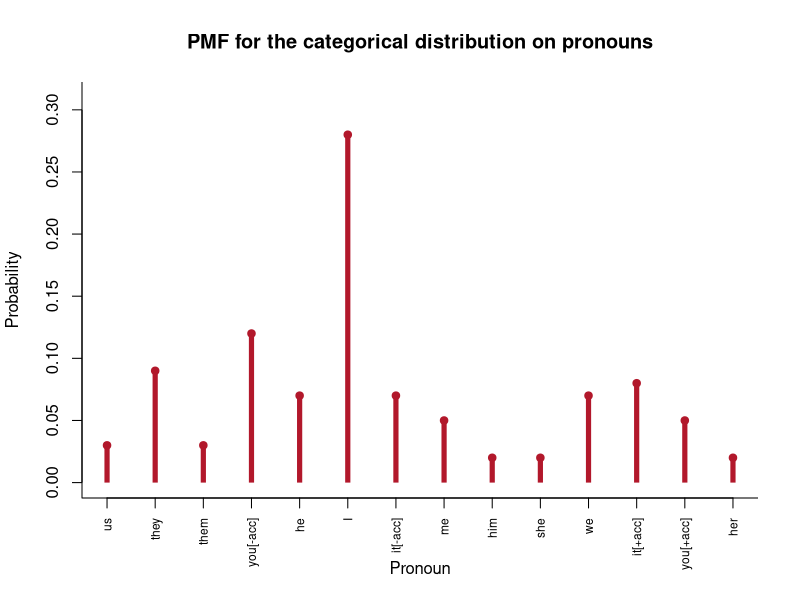

This figure's R source:
## ---- chunk 1
pronoun_probability <- c(
  us = .03,
  they = .09,
  them = .03,
  `you[-acc]` = .12,
  he = .07,
  I = .28,
  `it[-acc]` = .07,
  me = .05,
  him = .02,
  she = .02,
  we = .07,
  `it[+acc]` = .08,
  `you[+acc]` = .05,
  her = .02
)

sum(pronoun_probability)

plot(
  seq_along(pronoun_probability), pronoun_probability,
  type = "h", lwd = 5, lend = 1, col = "#B2182B",
  xaxt = "n", xlab = "Pronoun", ylab = "Probability",
  main = "PMF for the categorical distribution on pronouns",
  ylim = c(0, .31), bty = "l"
)
axis(1, at = seq_along(pronoun_probability),
     labels = names(pronoun_probability), las = 2, cex.axis = .72)
points(seq_along(pronoun_probability), pronoun_probability,
       pch = 19, col = "#B2182B")
